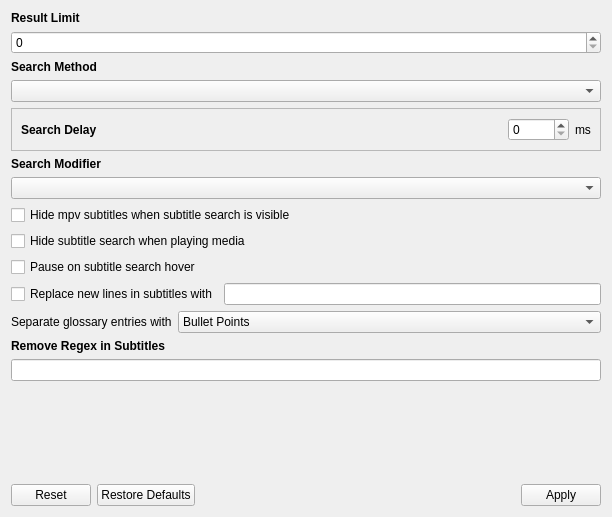
<?xml version="1.0" encoding="UTF-8"?>
<ui version="4.0">
 <class>SearchSettings</class>
 <widget class="QWidget" name="SearchSettings">
  <property name="geometry">
   <rect>
    <x>0</x>
    <y>0</y>
    <width>612</width>
    <height>517</height>
   </rect>
  </property>
  <property name="windowTitle">
   <string>Form</string>
  </property>
  <layout class="QVBoxLayout" name="layoutParent">
   <item>
    <widget class="QScrollArea" name="scrollArea">
     <property name="frameShape">
      <enum>QFrame::NoFrame</enum>
     </property>
     <property name="widgetResizable">
      <bool>true</bool>
     </property>
     <widget class="QWidget" name="scrollAreaWidgetContents">
      <property name="geometry">
       <rect>
        <x>0</x>
        <y>0</y>
        <width>579</width>
        <height>524</height>
       </rect>
      </property>
      <layout class="QVBoxLayout" name="layoutScrollArea">
       <property name="leftMargin">
        <number>0</number>
       </property>
       <property name="topMargin">
        <number>0</number>
       </property>
       <property name="rightMargin">
        <number>0</number>
       </property>
       <property name="bottomMargin">
        <number>0</number>
       </property>
       <item>
        <widget class="QLabel" name="labelLimit">
         <property name="font">
          <font>
           <weight>75</weight>
           <bold>true</bold>
          </font>
         </property>
         <property name="text">
          <string>Result Limit</string>
         </property>
        </widget>
       </item>
       <item>
        <widget class="QSpinBox" name="spinLimitResults">
         <property name="toolTip">
          <string>Sets the maximum number of results that can show up in a search.
Larger values decrease performance.
Zero is equivalent to no limit.</string>
         </property>
         <property name="maximum">
          <number>9999</number>
         </property>
        </widget>
       </item>
       <item>
        <widget class="QLabel" name="labelMethod">
         <property name="font">
          <font>
           <weight>75</weight>
           <bold>true</bold>
          </font>
         </property>
         <property name="text">
          <string>Search Method</string>
         </property>
        </widget>
       </item>
       <item>
        <widget class="QComboBox" name="comboBoxMethod">
         <property name="toolTip">
          <string>Sets how searches are started.&lt;br&gt;
&lt;b&gt;Hover:&lt;/b&gt; Searches start when the mouse hovers over a subtitle.&lt;br&gt;
&lt;b&gt;Modifier:&lt;/b&gt; Searches start when the modifier key is held.</string>
         </property>
        </widget>
       </item>
       <item>
        <widget class="QFrame" name="frameHover">
         <property name="frameShape">
          <enum>QFrame::StyledPanel</enum>
         </property>
         <property name="frameShadow">
          <enum>QFrame::Raised</enum>
         </property>
         <layout class="QHBoxLayout" name="horizontalLayout">
          <item>
           <widget class="QLabel" name="labelDelay">
            <property name="sizePolicy">
             <sizepolicy hsizetype="Expanding" vsizetype="Preferred">
              <horstretch>0</horstretch>
              <verstretch>0</verstretch>
             </sizepolicy>
            </property>
            <property name="font">
             <font>
              <weight>75</weight>
              <bold>true</bold>
             </font>
            </property>
            <property name="text">
             <string>Search Delay</string>
            </property>
           </widget>
          </item>
          <item>
           <widget class="QSpinBox" name="spinBoxDelay">
            <property name="toolTip">
             <string>Sets the delay between hovering over text and executing a search.
Changing this value from the default is not recommended.</string>
            </property>
            <property name="maximum">
             <number>10000</number>
            </property>
           </widget>
          </item>
          <item>
           <widget class="QLabel" name="labelDelayMS">
            <property name="sizePolicy">
             <sizepolicy hsizetype="Fixed" vsizetype="Preferred">
              <horstretch>0</horstretch>
              <verstretch>0</verstretch>
             </sizepolicy>
            </property>
            <property name="text">
             <string>ms</string>
            </property>
           </widget>
          </item>
         </layout>
        </widget>
       </item>
       <item>
        <widget class="QLabel" name="labelModifier">
         <property name="font">
          <font>
           <weight>75</weight>
           <bold>true</bold>
          </font>
         </property>
         <property name="text">
          <string>Search Modifier</string>
         </property>
        </widget>
       </item>
       <item>
        <widget class="QComboBox" name="comboBoxModifier">
         <property name="toolTip">
          <string>&lt;html&gt;&lt;head/&gt;&lt;body&gt;&lt;p&gt;The modifier key that will be used to trigger searches.&lt;/p&gt;&lt;p&gt;This applies to subtitle searches if the search method is set to &lt;span style=&quot; font-weight:600;&quot;&gt;Modifier&lt;/span&gt;.&lt;/p&gt;&lt;/body&gt;&lt;/html&gt;</string>
         </property>
        </widget>
       </item>
       <item>
        <layout class="QVBoxLayout" name="layoutCheckHide">
         <item>
          <widget class="QCheckBox" name="checkHideSubs">
           <property name="text">
            <string>Hide mpv subtitles when subtitle search is visible</string>
           </property>
          </widget>
         </item>
         <item>
          <widget class="QCheckBox" name="checkHideSearch">
           <property name="text">
            <string>Hide subtitle search when playing media</string>
           </property>
          </widget>
         </item>
         <item>
          <widget class="QCheckBox" name="checkHoverPause">
           <property name="toolTip">
            <string>Pauses the player when the mouse is moved over the subtitle search</string>
           </property>
           <property name="text">
            <string>Pause on subtitle search hover</string>
           </property>
          </widget>
         </item>
        </layout>
       </item>
       <item>
        <layout class="QHBoxLayout" name="layoutReplace">
         <item>
          <widget class="QCheckBox" name="checkReplaceNewLines">
           <property name="text">
            <string>Replace new lines in subtitles with</string>
           </property>
          </widget>
         </item>
         <item>
          <widget class="QLineEdit" name="lineEditReplace"/>
         </item>
        </layout>
       </item>
       <item>
        <layout class="QHBoxLayout" name="layoutGlossaryStyle">
         <item>
          <widget class="QLabel" name="labelGlossaryStyle">
           <property name="sizePolicy">
            <sizepolicy hsizetype="Fixed" vsizetype="Preferred">
             <horstretch>0</horstretch>
             <verstretch>0</verstretch>
            </sizepolicy>
           </property>
           <property name="text">
            <string>Separate glossary entries with</string>
           </property>
          </widget>
         </item>
         <item>
          <widget class="QComboBox" name="comboGlossaryStyle">
           <property name="sizePolicy">
            <sizepolicy hsizetype="Preferred" vsizetype="Fixed">
             <horstretch>0</horstretch>
             <verstretch>0</verstretch>
            </sizepolicy>
           </property>
           <item>
            <property name="text">
             <string>Bullet Points</string>
            </property>
           </item>
           <item>
            <property name="text">
             <string>Line Breaks</string>
            </property>
           </item>
           <item>
            <property name="text">
             <string>Vertical Bars</string>
            </property>
           </item>
          </widget>
         </item>
        </layout>
       </item>
       <item>
        <widget class="QLabel" name="labelRemoveRegex">
         <property name="font">
          <font>
           <weight>75</weight>
           <bold>true</bold>
          </font>
         </property>
         <property name="text">
          <string>Remove Regex in Subtitles</string>
         </property>
        </widget>
       </item>
       <item>
        <widget class="QLineEdit" name="lineRemoveRegex">
         <property name="toolTip">
          <string>Removes all pieces of text in the primary subtitle that match the given regular expression.
Unlike &quot;Replace new line with&quot;, this modifies subtitles globally.
Changes to the primary subtitle will appear in the subtitle list, Anki cards, and subtitle search.</string>
         </property>
        </widget>
       </item>
       <item>
        <spacer name="verticalSpacer">
         <property name="orientation">
          <enum>Qt::Vertical</enum>
         </property>
         <property name="sizeHint" stdset="0">
          <size>
           <width>20</width>
           <height>40</height>
          </size>
         </property>
        </spacer>
       </item>
      </layout>
     </widget>
    </widget>
   </item>
   <item>
    <widget class="QDialogButtonBox" name="buttonBox">
     <property name="standardButtons">
      <set>QDialogButtonBox::Apply|QDialogButtonBox::Reset|QDialogButtonBox::RestoreDefaults</set>
     </property>
    </widget>
   </item>
  </layout>
 </widget>
 <resources/>
 <connections/>
</ui>
